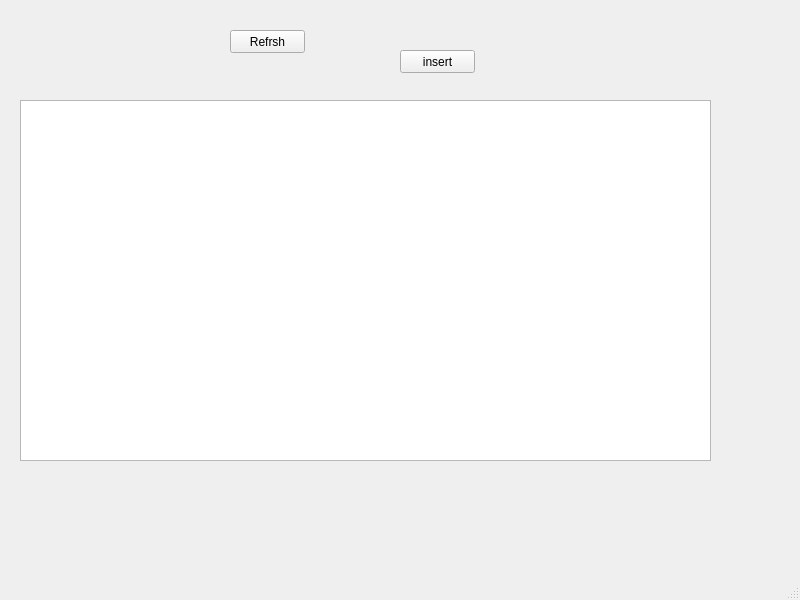
<?xml version="1.0" encoding="UTF-8"?>
<ui version="4.0">
 <class>MainWindow</class>
 <widget class="QMainWindow" name="MainWindow">
  <property name="geometry">
   <rect>
    <x>0</x>
    <y>0</y>
    <width>800</width>
    <height>600</height>
   </rect>
  </property>
  <property name="windowTitle">
   <string>MainWindow</string>
  </property>
  <widget class="QWidget" name="centralwidget">
   <widget class="QPushButton" name="pushButton">
    <property name="geometry">
     <rect>
      <x>230</x>
      <y>30</y>
      <width>75</width>
      <height>23</height>
     </rect>
    </property>
    <property name="text">
     <string>Refrsh</string>
    </property>
   </widget>
   <widget class="StudentTableView" name="studentTableView">
    <property name="geometry">
     <rect>
      <x>20</x>
      <y>100</y>
      <width>691</width>
      <height>361</height>
     </rect>
    </property>
   </widget>
   <widget class="QPushButton" name="insertNew">
    <property name="geometry">
     <rect>
      <x>400</x>
      <y>50</y>
      <width>75</width>
      <height>23</height>
     </rect>
    </property>
    <property name="text">
     <string>insert</string>
    </property>
   </widget>
  </widget>
  <widget class="QMenuBar" name="menubar">
   <property name="geometry">
    <rect>
     <x>0</x>
     <y>0</y>
     <width>800</width>
     <height>21</height>
    </rect>
   </property>
  </widget>
  <widget class="QStatusBar" name="statusbar"/>
 </widget>
 <customwidgets>
  <customwidget>
   <class>StudentTableView</class>
   <extends>QTableView</extends>
   <header location="global">StudentTableView.h</header>
  </customwidget>
 </customwidgets>
 <resources/>
 <connections/>
</ui>
